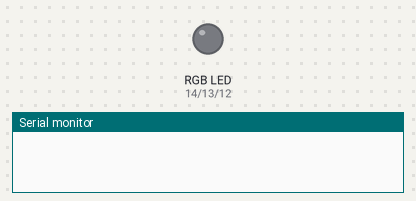
Simulated run of this sketch. Board: ESP32. On the bench: an RGB LED mixed from three pins (HIGH = lit), the last lines printed to the serial monitor. WiFi joins after 1.5 s; servers stay silent unless stated.

Above: at 0.1 s.
At 27.97 s:
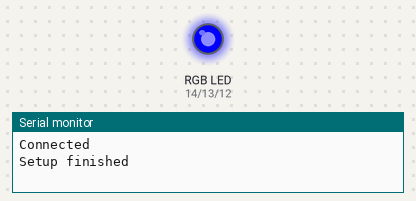
Timing chart, 0 to 40.0 s (numbered marks = the images above):
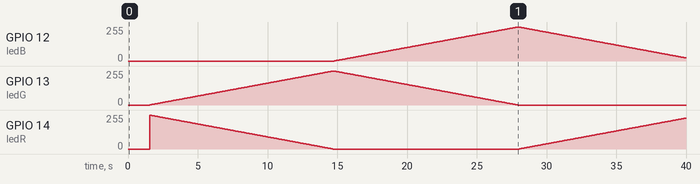

Measured:
- by itself, GPIO 12 (ledB): rises from 0/255 to 255/255 in 13.1 s, then falls to 23/255 in 12.1 s
- by itself, GPIO 13 (ledG): rises from 0/255 to 255/255 in 13.1 s, then falls to 0/255 in 13.2 s

The sketch:

vim-mode.ino
```cpp
#include <WiFiManager.h>
#include <WiFi.h>
#include <analogWrite.h>

const uint16_t kAutoConfigTimeout = 10;
const uint32_t kBaudRate = 115200;

/**
 * 0 - none          - black
 * 1 - Normal mode   - blue
 * 2 - Visual mode   - red
 * 3 - Insert mode   - green
 * 4 - Cmdline mode  - violet
 * 5 - Terminal mode - yellow
 */
const uint16_t colors[6][3] = {
  {   0,   0,   0 },
  {   0,   0, 255 },
  { 255,   0,   0 },
  {   0, 255,   0 },
  { 255,   0, 255 },
  { 255, 255,   0 }
};

const uint16_t ledR = 14;
const uint16_t ledG = 13;
const uint16_t ledB = 12;

WiFiServer server(80);


void setup() {
  Serial.begin(kBaudRate);
  while(!Serial) {
    delay(50);
  }

  pinMode(ledR, OUTPUT);
  pinMode(ledG, OUTPUT);
  pinMode(ledB, OUTPUT);
  setColor(0, 0, 0);

  startWifiManager();
  server.begin();
  Serial.println("Setup finished");
}

void startWifiManager() {
  WiFiManager wm;
  wm.setConfigPortalTimeout(kAutoConfigTimeout);
  wm.setAPCallback(configModeCallback);
  wm.autoConnect("NodeMCU");
  Serial.println("Connected");
}

void configModeCallback(WiFiManager *wm) {
  // blink red 3 times
  for(int i=0; i<3; i++) {
    indicateMode(2);
    delay(1000);
    indicateMode(0);
    delay(500);
  }
  // stay red
  indicateMode(2);
}

void setColor(uint16_t red, uint16_t green, uint16_t blue) {
  analogWrite(ledR, red);
  analogWrite(ledG, green);
  analogWrite(ledB, blue);
}

void indicateMode(int mode) {
  setColor(colors[mode][0], colors[mode][1], colors[mode][2]);
}

unsigned long lightShowCycleStart;
uint16_t lightShowColors[3] = { 255, 0, 0 };
uint16_t decColor = 0;
uint16_t incColor;
uint16_t colorSwapCycleCounter = 0;
uint16_t crossfadeCycleCounter = 0;

void lightshow() {
  if (lightShowCycleStart == 0) {
    lightShowCycleStart = millis();
  }

  long passedMillis = millis() - lightShowCycleStart;

  if (passedMillis > 50) {
    lightShowCycleStart = millis();

    if (crossfadeCycleCounter == 0) {
      decColor = colorSwapCycleCounter % 3;
      incColor = decColor == 2 ? 0 : decColor + 1;
      colorSwapCycleCounter++;
    }

    if (crossfadeCycleCounter < 255) {
      lightShowColors[decColor] -= 1;
      lightShowColors[incColor] += 1;
      setColor(lightShowColors[0], lightShowColors[1], lightShowColors[2]);
      crossfadeCycleCounter++;
    } else {
      crossfadeCycleCounter = 0;
    }
  }
}

unsigned long modeCycleStart = 0;

void listen() {
  WiFiClient client = server.available();
  if (client) {
    Serial.println("client connected");
    bool currentLineIsBlank = true;
    String header = "";
    while (client.connected()) {
      if (client.available()) {
        char c = client.read();
        header += c;
        Serial.write(c);
        if (c == '\n' && currentLineIsBlank) {
          int modeIndex = header.indexOf("mode:");
          if (modeIndex != -1) {
            int mode = header.charAt(modeIndex + 6) - '0';
            Serial.println(mode);
            indicateMode(mode);
            modeCycleStart = millis();
          }
          client.println("HTTP/1.1 200 OK");
          client.println("Connection: close");
          break;
        }

        if (c == '\n') {
          currentLineIsBlank = true;
        } else if (c != '\r') {
          currentLineIsBlank = false;
        }
      }
    }
    delay(1);
    client.stop();
    Serial.println("client disconnected");
  } else {
    /*Serial.println("client not avaialble");*/
  }
}

void loop() {
  listen();

  if (modeCycleStart == 0 || millis() - modeCycleStart > 5000) {
    lightshow();
  }
}
```
